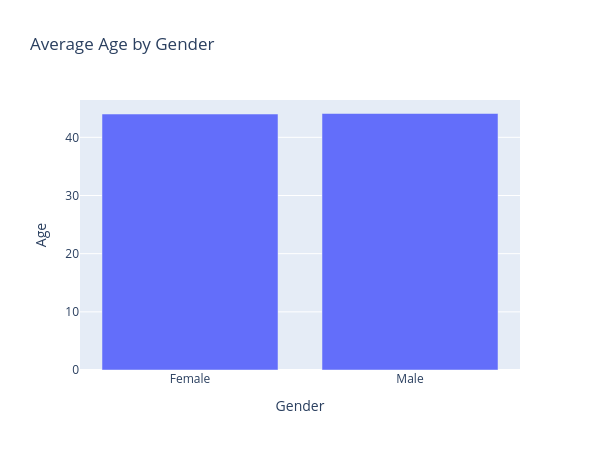

This figure's notebook cell:
### Markdown cell above
### AGE

### Code cell
avg_age_gen = df.groupby(['Gender'])['Age'].mean().reset_index()
print(avg_age_gen)
px.bar(
    avg_age_gen,
    x='Gender',
    y='Age',
    title='Average Age by Gender',
    width=600,     # custom width
    height=450     # custom height
)

### Figure 1 — Plotly figure (JSON) as saved in the notebook; plotly's stock layout.template omitted (floating-point values rounded to 4 significant figures)
{"data": [{"alignmentgroup": "True", "hovertemplate": "Gender=%{x}<br>Age=%{y}<extra></extra>", "legendgroup": "", "marker": {"color": "#636efa", "pattern": {"shape": ""}}, "name": "", "offsetgroup": "", "orientation": "v", "showlegend": false, "textposition": "auto", "type": "bar", "x": ["Female", "Male"], "xaxis": "x", "y": [44.01, 44.1], "yaxis": "y"}], "layout": {"barmode": "relative", "height": 450, "legend": {"tracegroupgap": 0}, "title": {"text": "Average Age by Gender"}, "width": 600, "xaxis": {"anchor": "y", "autorange": true, "domain": [0, 1], "range": [-0.5, 1.5], "title": {"text": "Gender"}, "type": "category"}, "yaxis": {"anchor": "x", "autorange": true, "domain": [0, 1], "range": [0, 46.42], "title": {"text": "Age"}, "type": "linear"}}}
